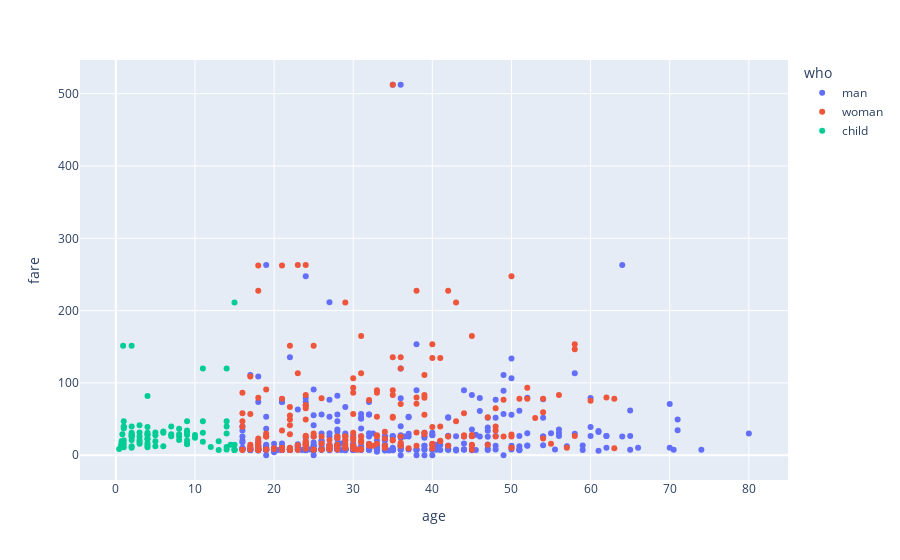

Notebook cell for this chart:
### Code cell
import plotly.express as px

# create a scatter plot
fig = px.scatter(df, x='age', y='fare', color='who')
fig.show()

### Figure 1 — Plotly figure (JSON) as saved in the notebook; plotly's stock layout.template omitted (floating-point values rounded to 4 significant figures; data arrays with more than 128 entries replaced by an {"elided": "..."} marker saying what was removed)
{"data": [{"hovertemplate": "who=man<br>age=%{x}<br>fare=%{y}<extra></extra>", "legendgroup": "man", "marker": {"color": "#636efa", "symbol": "circle"}, "mode": "markers", "name": "man", "orientation": "v", "showlegend": true, "type": "scatter", "x": {"elided": "537 float values"}, "xaxis": "x", "y": {"elided": "537 float values"}, "yaxis": "y"}, {"hovertemplate": "who=woman<br>age=%{x}<br>fare=%{y}<extra></extra>", "legendgroup": "woman", "marker": {"color": "#EF553B", "symbol": "circle"}, "mode": "markers", "name": "woman", "orientation": "v", "showlegend": true, "type": "scatter", "x": {"elided": "271 float values"}, "xaxis": "x", "y": {"elided": "271 float values"}, "yaxis": "y"}, {"hovertemplate": "who=child<br>age=%{x}<br>fare=%{y}<extra></extra>", "legendgroup": "child", "marker": {"color": "#00cc96", "symbol": "circle"}, "mode": "markers", "name": "child", "orientation": "v", "showlegend": true, "type": "scatter", "x": [2, 14, 4, 14, 2, 15, 8, 14, 3, 7, 5, 11, 4, 0.83, 14.5, 2, 12, 9, 1, 9, 4, 1, 9, 1, 4, 3, 2, 5, 8, 3, 7, 2, 0.92, 2, 3, 15, 3, 1, 1, 3, 10, 14, 4, 13, 5, 0.75, 2, 9, 9, 2, 7, 9, 11, 8, 4, 9, 2, 0.75, 14, 14, 15, 4, 6, 11, 4, 6, 0.67, 5, 13, 8, 1, 11, 0.42, 6, 10, 2, 1, 15, 0.83, 4, 9, 4, 15], "xaxis": "x", "y": [21.07, 30.07, 16.7, 7.854, 29.12, 8.029, 21.07, 11.24, 41.58, 39.69, 27.75, 46.9, 27.9, 29, 14.45, 31.27, 11.24, 34.38, 39.69, 20.52, 29.12, 11.13, 31.39, 39, 22.02, 26, 10.46, 31.39, 26.25, 31.39, 29.12, 151.6, 151.6, 26, 15.9, 7.229, 21.07, 15.74, 46.9, 18.75, 24.15, 120, 81.86, 19.5, 19.26, 19.26, 12.29, 46.9, 15.9, 26, 26.25, 31.27, 31.27, 36.75, 39, 27.9, 27.9, 19.26, 46.9, 39.69, 211.3, 13.42, 33, 18.79, 23, 12.47, 14.5, 12.47, 7.229, 29.12, 20.57, 120, 8.517, 31.27, 27.9, 39.69, 37.0, 14.45, 18.75, 31.27, 15.25, 11.13, 7.225], "yaxis": "y"}], "layout": {"legend": {"title": {"text": "who"}, "tracegroupgap": 0}, "margin": {"t": 60}, "xaxis": {"anchor": "y", "domain": [0, 1], "title": {"text": "age"}}, "yaxis": {"anchor": "x", "domain": [0, 1], "title": {"text": "fare"}}}}
